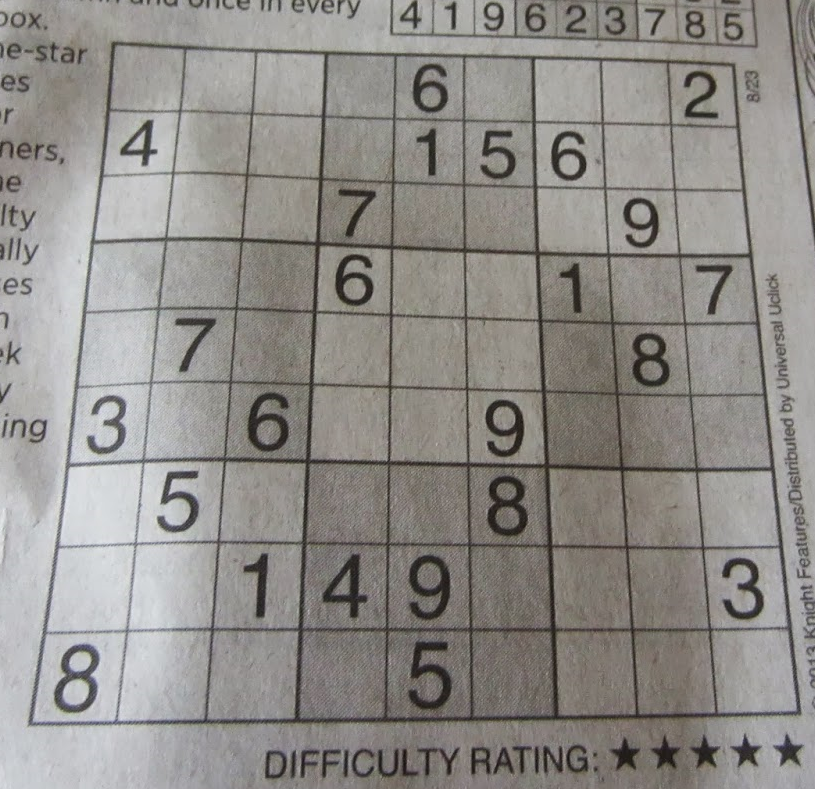
#> input picture resources/sudoku.png, 815 x 789 px
$ python '7.4. skimage.py'
#> lines starting #> are read from the running program, lines starting #| are printed output that depends on the picture; after the words box and inside, x2 and y2 are one past the last pixel; in counts of white or black regions, pixels touching at a corner belong together
import cv2
from skimage.filters import threshold_otsu, threshold_triangle, threshold_sauvola, threshold_niblack
from skimage import img_as_ubyte

img = cv2.imread('../resources/sudoku.png')
#> img is the input picture: shape (789, 815, 3); mean B, G, R 136.9, 140.8, 143.8
imgGray = cv2.cvtColor(img, code=cv2.COLOR_BGR2GRAY)

print(imgGray.shape)
#| (789, 815)
thresh = threshold_otsu(imgGray)
#> thresh = 134
binary = imgGray > thresh
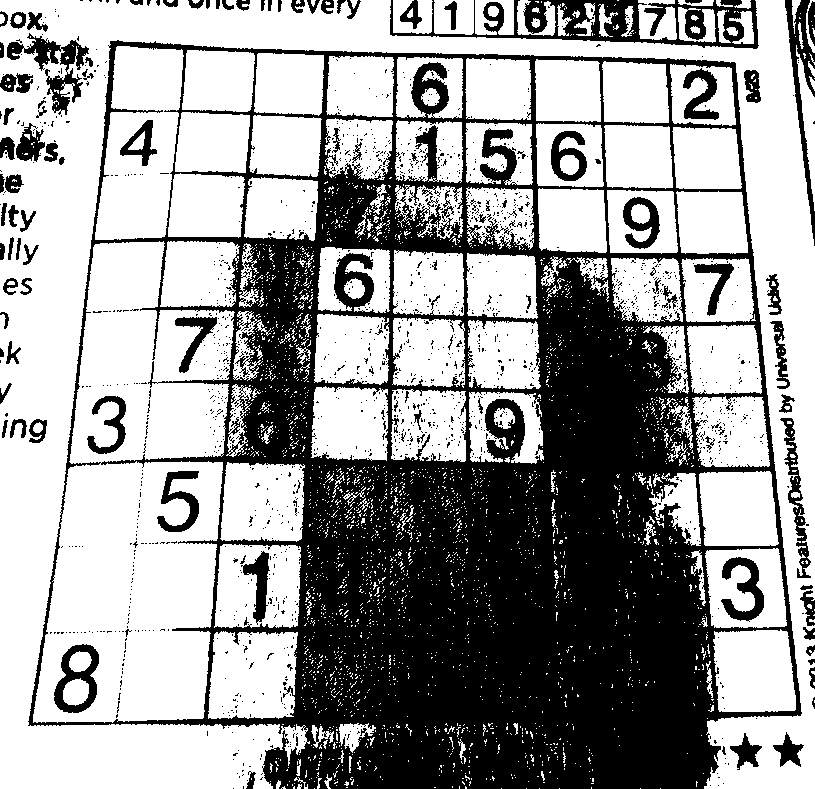
#> binary: shape (789, 815) bool; 61.4% white; 1642 black regions (1530 under 20 px), largest, box (x1, y1, x2, y2) and area: (28, 40, 802, 789) 211369, (390, 0, 759, 49) 6668, (7, 33, 89, 115) 2032
binary = img_as_ubyte(binary)

def threshold_func(func, image):
    thresh = func(image)
#> thresh = 96
    binary = image > thresh
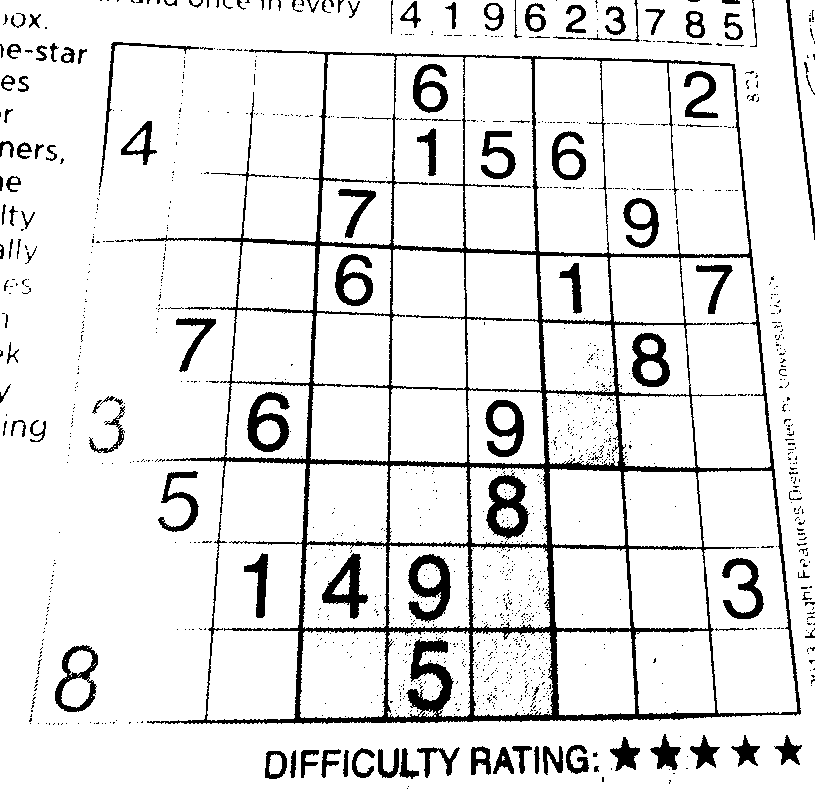
#> binary: shape (789, 815) bool; 89.4% white; 1360 black regions (1226 under 20 px), largest, box (x1, y1, x2, y2) and area: (134, 49, 801, 724) 32590, (408, 554, 451, 623) 1512, (486, 472, 530, 540) 1473
    binary = img_as_ubyte(binary)
    return  binary

cv2.imshow('threshold_otsu', binary)
cv2.imshow('threshold_triangle', threshold_func(threshold_triangle, imgGray))
cv2.imshow('threshold_sauvola', threshold_func(threshold_sauvola, imgGray))
#> in threshold_func (call 2), `thresh = func(image)`:
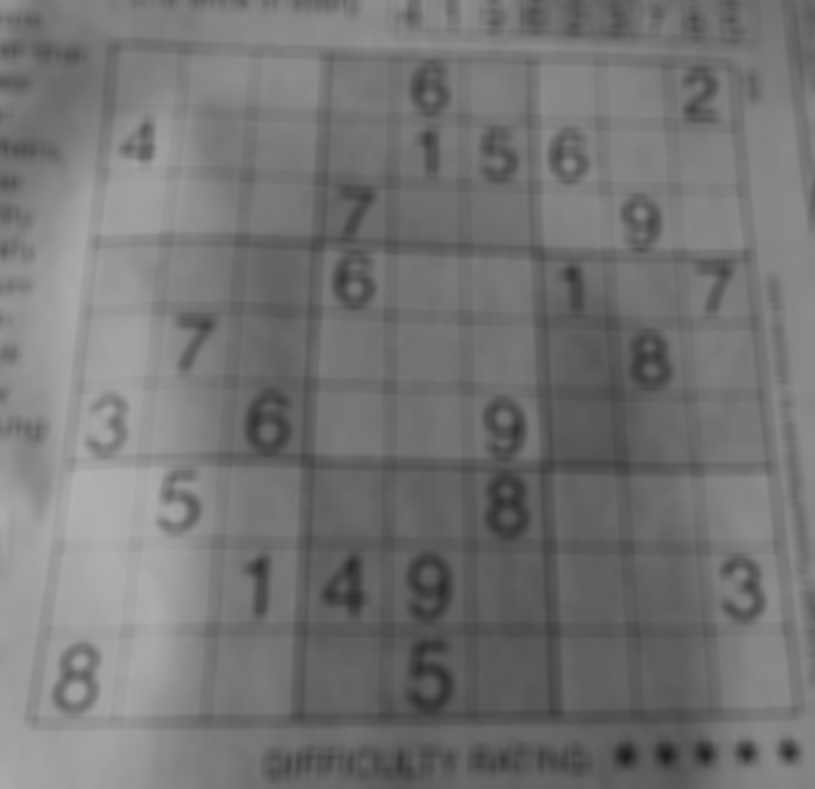
#> thresh: shape (789, 815) float64; min 28.96, max 177.4, mean 116.7
#> in threshold_func (call 2), `binary = image > thresh`:
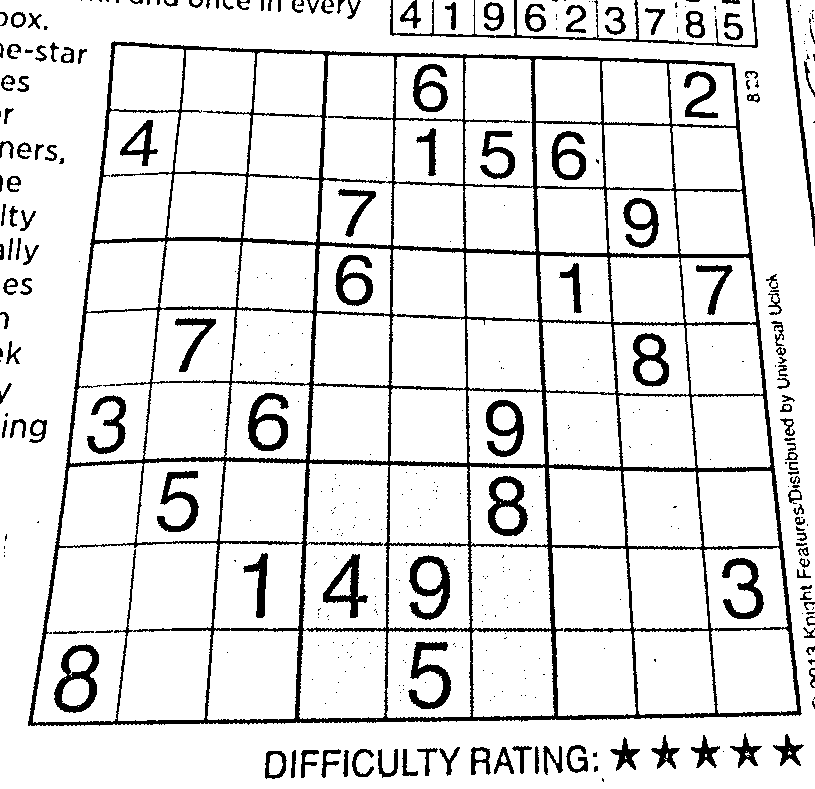
#> binary: shape (789, 815) bool; 88.1% white; 405 black regions (250 under 20 px), largest, box (x1, y1, x2, y2) and area: (28, 41, 802, 726) 40640, (390, 0, 758, 48) 1496, (54, 644, 99, 713) 1282
cv2.imshow('threshold_niblack', threshold_func(threshold_niblack, imgGray))
#> in threshold_func (call 3), `thresh = func(image)`:
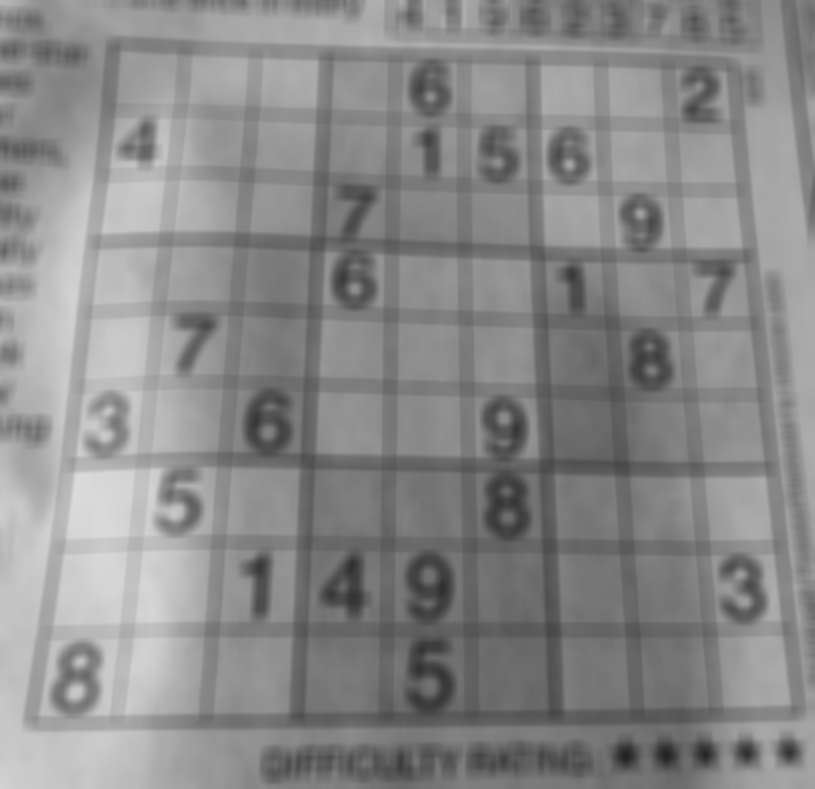
#> thresh: shape (789, 815) float64; min 33.44, max 219.2, mean 137.7
#> in threshold_func (call 3), `binary = image > thresh`:
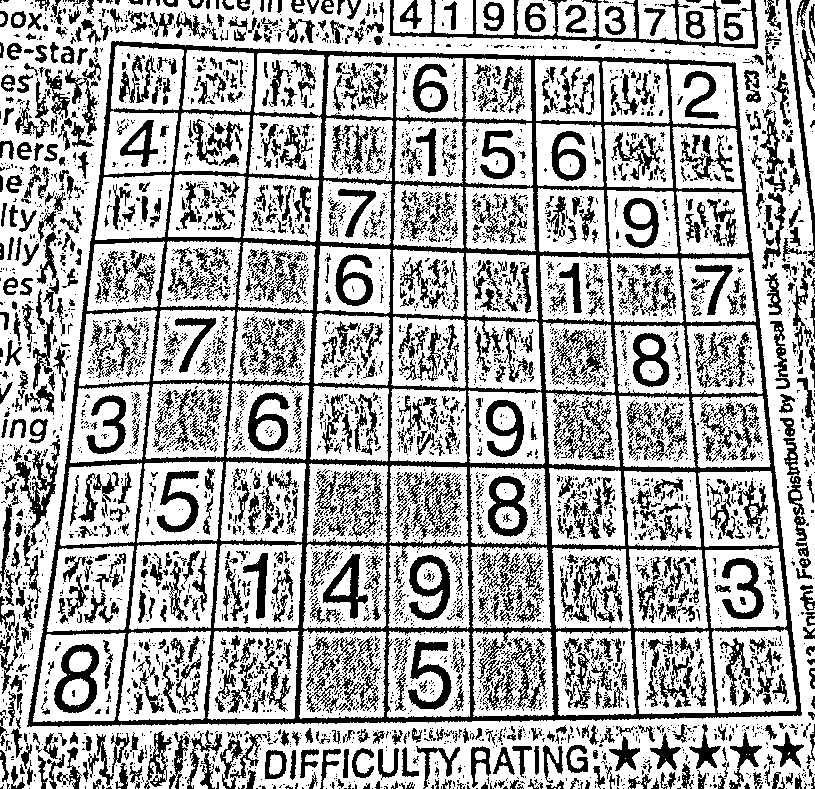
#> binary: shape (789, 815) bool; 67.6% white; 5300 black regions (4258 under 20 px), largest, box (x1, y1, x2, y2) and area: (27, 41, 802, 727) 53458, (389, 0, 758, 49) 2797, (54, 644, 99, 713) 1356

cv2.waitKey()

$ run again, with resources/leaf-noise.png copied over resources/sudoku.png
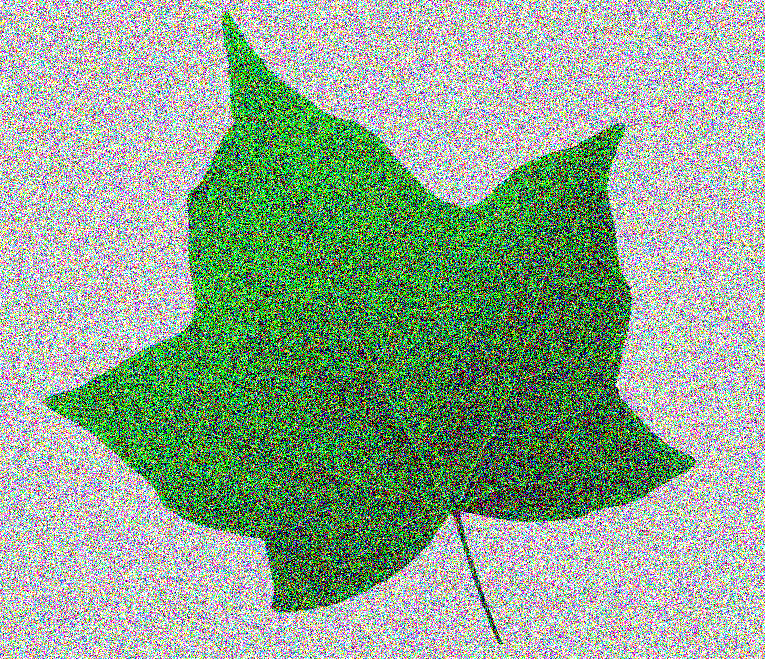
#> input picture resources/leaf-noise.png, 765 x 659 px
#> img is the input picture: shape (659, 765, 3); mean B, G, R 143.7, 166.8, 143.8
#| (659, 765)
#> `thresh = threshold_otsu(imgGray)`: thresh = 139
#> `binary = imgGray > thresh`:
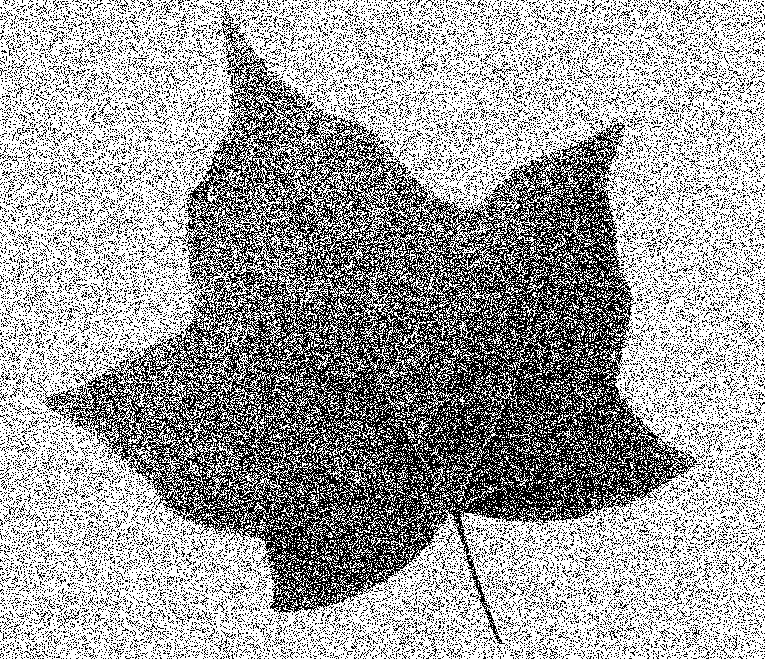
#> binary: shape (659, 765) bool; 63.6% white; black in thin lines or dots
#> in threshold_func, `thresh = func(image)`: thresh = 253
#> in threshold_func (call 3), `binary = image > thresh`:
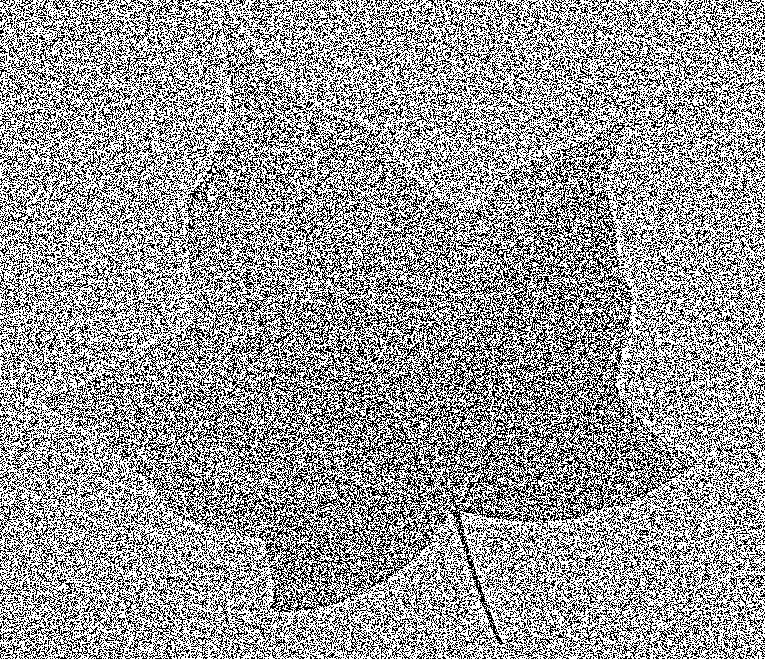
#> binary: shape (659, 765) bool; 60.3% white; black in thin lines or dots
